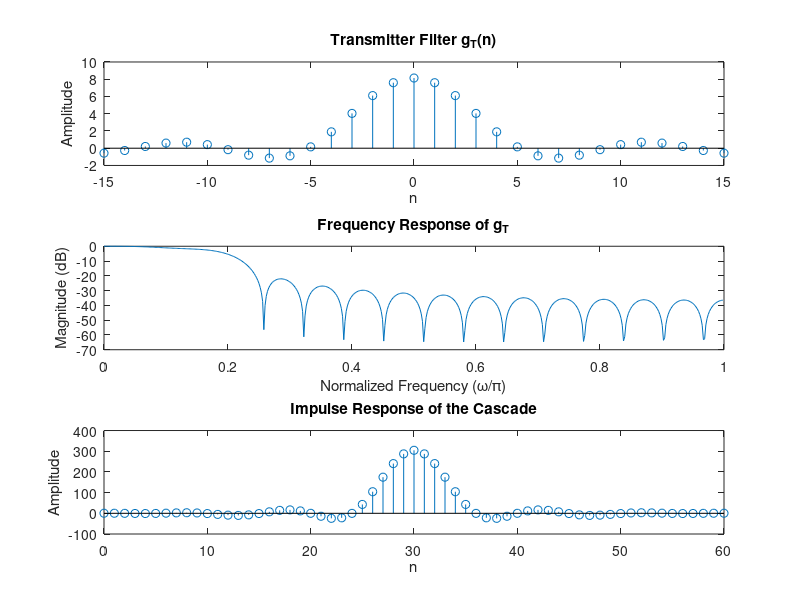

The MATLAB script that drew this image:
% MATLAB script for Illustrative Problem 6.9.
echo on
N = 31;
T = 1;
W = 1 / (2 * T);
n = -(N - 1) / 2:(N - 1) / 2; % the indices for g_T

% The expression for g_T is obtained next.
for i = 1:length(n)
    g_T(i) = 0;
    for m = -(N - 1) / 2:(N - 1) / 2
        if (abs((4 * m) / (N * T)) <= W)
            g_T(i) = g_T(i) + sqrt((1 / W) * cos((2 * pi * m) / (N * T * W))) * exp(1i * 2 * pi * m * n(i) / N);
        end
    end
end

g_T = real(g_T); % The imaginary part is due to the finite machine precision

% Obtain g_T(n-(N-1)/2).
n2 = 0:N - 1;

% Obtain the frequency response characteristics.
[G_T, W] = freqz(g_T, 1);

% normalized magnitude response
magG_T_in_dB = 20 * log10(abs(G_T) / max(abs(G_T)));

% impulse response of the cascade of the transmitter and the receiver filters
g_R = g_T;
imp_resp_of_cascade = conv(g_R, g_T);

% Plotting commands
subplot(3, 1, 1);
stem(n, g_T);
title('Transmitter Filter g_T(n)');
xlabel('n');
ylabel('Amplitude');

subplot(3, 1, 2);
plot(W/pi, magG_T_in_dB);
title('Frequency Response of g_T');
xlabel('Normalized Frequency (\omega/\pi)');
ylabel('Magnitude (dB)');

subplot(3, 1, 3);
stem(0:length(imp_resp_of_cascade)-1, imp_resp_of_cascade);
title('Impulse Response of the Cascade');
xlabel('n');
ylabel('Amplitude');

echo off
